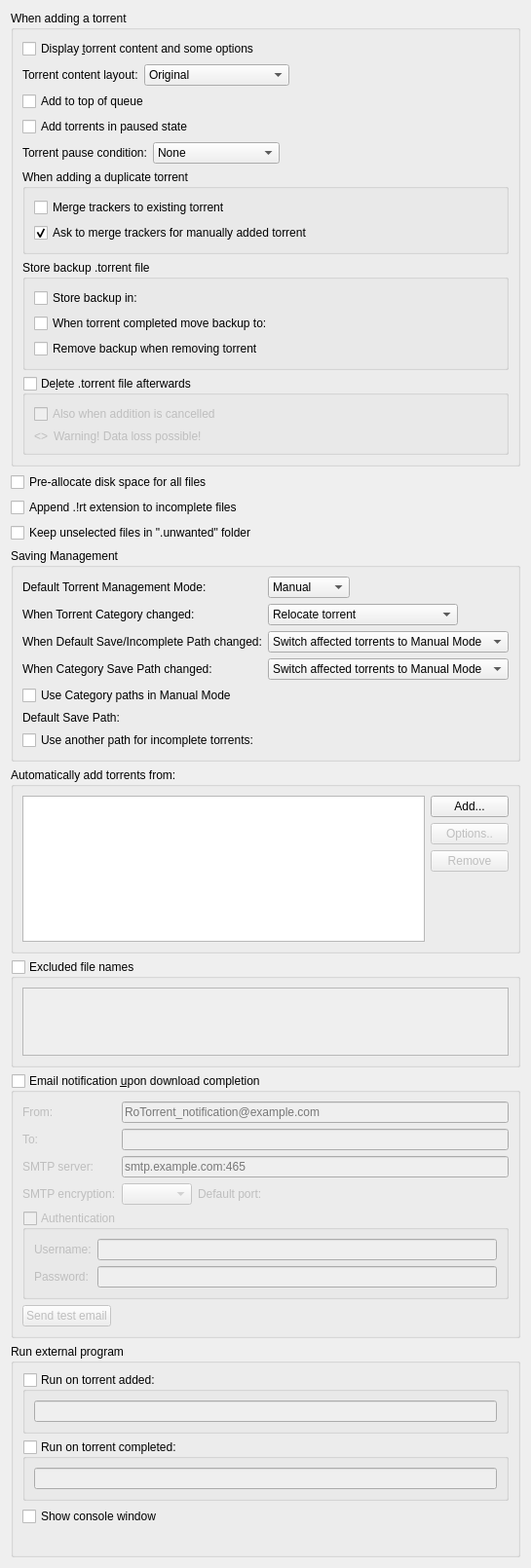
          <widget class="QWidget" name="scrollAreaWidgetContents_2">
           <property name="geometry">
            <rect>
             <x>0</x>
             <y>0</y>
             <width>539</width>
             <height>1457</height>
            </rect>
           </property>
           <layout class="QVBoxLayout" name="verticalLayout">
            <item>
             <widget class="QGroupBox" name="torrentAdditionBox">
              <property name="title">
               <string>When adding a torrent</string>
              </property>
              <layout class="QVBoxLayout" name="torrentAdditionBoxLayout">
               <item>
                <widget class="QCheckBox" name="checkAdditionDialog">
                 <property name="text">
                  <string>Display &amp;torrent content and some options</string>
                 </property>
                 </widget>
               </item>
               <item>
                <layout class="QHBoxLayout" name="horizontalLayout_19">
                 <item>
                  <widget class="QLabel" name="contentLayoutLabel">
                   <property name="text">
                    <string>Torrent content layout:</string>
                   </property>
                  </widget>
                 </item>
                 <item>
                  <widget class="QComboBox" name="contentLayoutComboBox">
                   <property name="currentIndex">
                    <number>0</number>
                   </property>
                   <item>
                    <property name="text">
                     <string>Original</string>
                    </property>
                   </item>
                   <item>
                    <property name="text">
                     <string>Create subfolder</string>
                    </property>
                   </item>
                   <item>
                    <property name="text">
                     <string>Don't create subfolder</string>
                    </property>
                   </item>
                  </widget>
                 </item>
                 <item>
                  <spacer name="horizontalSpacer_20">
                   <property name="orientation">
                    <enum>Qt::Orientation::Horizontal</enum>
                   </property>
                   <property name="sizeHint" stdset="0">
                    <size>
                     <width>40</width>
                     <height>20</height>
                    </size>
                   </property>
                  </spacer>
                 </item>
                </layout>
               </item>
               <item>
                <widget class="QCheckBox" name="checkAddToQueueTop">
                 <property name="toolTip">
                  <string>The torrent will be added to the top of the download queue</string>
                 </property>
                 <property name="text">
                  <string extracomment="The torrent will be added to the top of the download queue">Add to top of queue</string>
                 </property>
                </widget>
               </item>
               <item>
                <widget class="QCheckBox" name="checkAddStopped">
                 <property name="toolTip">
                  <string>The torrent will be added to download list in a stopped state</string>
                 </property>
                 <property name="text">
                  <string extracomment="The torrent will be added to download list in a stopped state">Add torrents in paused state</string>
                 </property>
                </widget>
               </item>
               <item>
                <layout class="QHBoxLayout" name="stopConditionLayout">
                 <item>
                  <widget class="QLabel" name="stopConditionLabel">
                   <property name="text">
                    <string>Torrent pause condition:</string>
                   </property>
                  </widget>
                 </item>
                 <item>
                  <widget class="QComboBox" name="stopConditionComboBox">
                   <property name="currentIndex">
                    <number>0</number>
                   </property>
                   <item>
                    <property name="text">
                     <string>None</string>
                    </property>
                   </item>
                   <item>
                    <property name="text">
                     <string>Metadata received</string>
                    </property>
                   </item>
                   <item>
                    <property name="text">
                     <string>Files checked</string>
                    </property>
                   </item>
                  </widget>
                 </item>
                 <item>
                  <spacer name="stopConditionSpacer">
                   <property name="orientation">
                    <enum>Qt::Orientation::Horizontal</enum>
                   </property>
                   <property name="sizeHint" stdset="0">
                    <size>
                     <width>40</width>
                     <height>20</height>
                    </size>
                   </property>
                  </spacer>
                 </item>
                </layout>
               </item>
               <item>
                <widget class="QGroupBox" name="duplicateTorrentGroup">
                 <property name="title">
                  <string>When adding a duplicate torrent</string>
                 </property>
                 <layout class="QVBoxLayout" name="duplicateTorrentBoxLayout">
                  <item>
                   <widget class="QCheckBox" name="checkMergeTrackers">
                    <property name="text">
                     <string>Merge trackers to existing torrent</string>
                    </property>
                    <property name="checked">
                     <bool>false</bool>
                    </property>
                   </widget>
                  </item>
                  <item>
                   <widget class="QCheckBox" name="checkConfirmMergeTrackers">
                    <property name="text">
                     <string>Ask to merge trackers for manually added torrent</string>
                    </property>
                    <property name="checked">
                     <bool>true</bool>
                    </property>
                   </widget>
                  </item>
                 </layout>
                </widget>
               </item>
               <item>
                <widget class="QGroupBox" name="backupTorrentFileGroupBox">
                 <property name="title">
                  <string>Store backup .torrent file</string>
                 </property>
                 <layout class="QGridLayout" name="backupTorrentFileLayout">
                  <item row="0" column="0">
                   <widget class="QCheckBox" name="backupDirCheckBox">
                    <property name="text">
                     <string>Store backup in:</string>
                    </property>
                   </widget>
                  </item>
                  <item row="0" column="1">
                   <widget class="FileSystemPathLineEdit" name="backupDirPathEdit" native="true"/>
                  </item>
                  <item row="1" column="0">
                   <widget class="QCheckBox" name="finishedBackupDirCheckBox">
                    <property name="text">
                     <string>When torrent completed move backup to:</string>
                    </property>
                   </widget>
                  </item>
                  <item row="1" column="1">
                   <widget class="FileSystemPathLineEdit" name="finishedBackupDirPathEdit" native="true"/>
                  </item>
                  <item row="2" column="0" colspan="2">
                   <widget class="QCheckBox" name="removeBackupTorrentFileCheckBox">
                    <property name="text">
                     <string>Remove backup when removing torrent</string>
                    </property>
                   </widget>
                  </item>
                 </layout>
                </widget>
               </item>
               <item>
                <widget class="QGroupBox" name="deleteTorrentBox">
                 <property name="toolTip">
                  <string>Whether the .torrent file should be deleted after adding it</string>
                 </property>
                 <property name="title">
                  <string>De&amp;lete .torrent file afterwards </string>
                 </property>
                 <property name="checkable">
                  <bool>true</bool>
                 </property>
                 <property name="checked">
                  <bool>false</bool>
                 </property>
                 <layout class="QVBoxLayout" name="deleteTorrentBoxLayout">
                  <item>
                   <widget class="QCheckBox" name="deleteCancelledTorrentBox">
                    <property name="toolTip">
                     <string>Also delete .torrent files whose addition was cancelled</string>
                    </property>
                    <property name="text">
                     <string>Also when addition is cancelled</string>
                    </property>
                   </widget>
                  </item>
                  <item>
                   <layout class="QHBoxLayout" name="deleteTorrentWarningLayout">
                    <item>
                     <widget class="QLabel" name="deleteTorrentWarningIcon">
                      <property name="sizePolicy">
                       <sizepolicy hsizetype="Fixed" vsizetype="Preferred">
                        <horstretch>0</horstretch>
                        <verstretch>0</verstretch>
                       </sizepolicy>
                      </property>
                      <property name="text">
                       <string notr="true">&lt;&gt;</string>
                      </property>
                     </widget>
                    </item>
                    <item>
                     <widget class="QLabel" name="deleteTorrentWarningLabel">
                      <property name="text">
                       <string>Warning! Data loss possible!</string>
                      </property>
                     </widget>
                    </item>
                   </layout>
                  </item>
                 </layout>
                </widget>
               </item>
              </layout>
             </widget>
            </item>
            <item>
             <widget class="QCheckBox" name="checkPreallocateAll">
              <property name="toolTip">
               <string>Allocate full file sizes on disk before starting downloads, to minimize fragmentation. Only useful for HDDs.</string>
              </property>
              <property name="text">
               <string>Pre-allocate disk space for all files</string>
              </property>
             </widget>
            </item>
            <item>
             <widget class="QCheckBox" name="checkAppendqB">
              <property name="text">
               <string>Append .!rt extension to incomplete files</string>
              </property>
             </widget>
            </item>
            <item>
             <widget class="QCheckBox" name="checkUnwantedFolder">
              <property name="text">
               <string>Keep unselected files in ".unwanted" folder</string>
              </property>
             </widget>
            </item>
            <item>
             <widget class="QGroupBox" name="groupSavingManagement">
              <property name="title">
               <string>Saving Management</string>
              </property>
              <layout class="QVBoxLayout" name="groupSavingManagementLayout">
               <item>
                <layout class="QGridLayout" name="gridLayout_3">
                 <item row="0" column="0">
                  <widget class="QLabel" name="label_40">
                   <property name="text">
                    <string>Default Torrent Management Mode:</string>
                   </property>
                  </widget>
                 </item>
                 <item row="0" column="1">
                  <layout class="QHBoxLayout" name="horizontalLayout_70">
                   <property name="spacing">
                    <number>10</number>
                   </property>
                   <item>
                    <widget class="QComboBox" name="comboSavingMode">
                     <property name="toolTip">
                      <string>Automatic: Various torrent properties (e.g. save path) will be decided by the associated category
Manual: Various torrent properties (e.g. save path) must be assigned manually</string>
                     </property>
                     <item>
                      <property name="text">
                       <string>Manual</string>
                      </property>
                     </item>
                     <item>
                      <property name="text">
                       <string>Automatic</string>
                      </property>
                     </item>
                    </widget>
                   </item>
                   <item>
                    <spacer name="horizontalSpacer_160">
                     <property name="orientation">
                      <enum>Qt::Orientation::Horizontal</enum>
                     </property>
                     <property name="sizeHint" stdset="0">
                      <size>
                       <width>40</width>
                       <height>20</height>
                      </size>
                     </property>
                    </spacer>
                   </item>
                  </layout>
                 </item>
                 <item row="1" column="0">
                  <widget class="QLabel" name="labelTorrentCategoryChanged">
                   <property name="text">
                    <string>When Torrent Category changed:</string>
                   </property>
                  </widget>
                 </item>
                 <item row="1" column="1">
                  <layout class="QHBoxLayout" name="horizontalLayout_14">
                   <item>
                    <widget class="QComboBox" name="comboTorrentCategoryChanged">
                     <item>
                      <property name="text">
                       <string>Relocate torrent</string>
                      </property>
                     </item>
                     <item>
                      <property name="text">
                       <string>Switch torrent to Manual Mode</string>
                      </property>
                     </item>
                    </widget>
                   </item>
                   <item>
                    <spacer name="horizontalSpacer_17">
                     <property name="orientation">
                      <enum>Qt::Orientation::Horizontal</enum>
                     </property>
                     <property name="sizeHint" stdset="0">
                      <size>
                       <width>40</width>
                       <height>20</height>
                      </size>
                     </property>
                    </spacer>
                   </item>
                  </layout>
                 </item>
                 <item row="2" column="0">
                  <widget class="QLabel" name="labelCategoryDefaultPathChanged">
                   <property name="text">
                    <string>When Default Save/Incomplete Path changed:</string>
                   </property>
                  </widget>
                 </item>
                 <item row="2" column="1">
                  <layout class="QHBoxLayout" name="horizontalLayout_15">
                   <item>
                    <widget class="QComboBox" name="comboCategoryDefaultPathChanged">
                     <property name="currentIndex">
                      <number>1</number>
                     </property>
                     <item>
                      <property name="text">
                       <string>Relocate affected torrents</string>
                      </property>
                     </item>
                     <item>
                      <property name="text">
                       <string>Switch affected torrents to Manual Mode</string>
                      </property>
                     </item>
                    </widget>
                   </item>
                   <item>
                    <spacer name="horizontalSpacer_18">
                     <property name="orientation">
                      <enum>Qt::Orientation::Horizontal</enum>
                     </property>
                     <property name="sizeHint" stdset="0">
                      <size>
                       <width>40</width>
                       <height>20</height>
                      </size>
                     </property>
                    </spacer>
                   </item>
                  </layout>
                 </item>
                 <item row="3" column="0">
                  <widget class="QLabel" name="labelCategoryChanged">
                   <property name="text">
                    <string>When Category Save Path changed:</string>
                   </property>
                  </widget>
                 </item>
                 <item row="3" column="1">
                  <layout class="QHBoxLayout" name="horizontalLayout_17">
                   <item>
                    <widget class="QComboBox" name="comboCategoryChanged">
                     <property name="currentIndex">
                      <number>1</number>
                     </property>
                     <item>
                      <property name="text">
                       <string>Relocate affected torrents</string>
                      </property>
                     </item>
                     <item>
                      <property name="text">
                       <string>Switch affected torrents to Manual Mode</string>
                      </property>
                     </item>
                    </widget>
                   </item>
                   <item>
                    <spacer name="horizontalSpacer_19">
                     <property name="orientation">
                      <enum>Qt::Orientation::Horizontal</enum>
                     </property>
                     <property name="sizeHint" stdset="0">
                      <size>
                       <width>40</width>
                       <height>20</height>
                      </size>
                     </property>
                    </spacer>
                   </item>
                  </layout>
                 </item>
                </layout>
               </item>
               <item>
                <widget class="QCheckBox" name="checkUseCategoryPaths">
                 <property name="toolTip">
                  <string>Resolve relative Save Path against appropriate Category path instead of Default one</string>
                 </property>
                 <property name="text">
                  <string>Use Category paths in Manual Mode</string>
                 </property>
                </widget>
               </item>
               <item>
                <layout class="QGridLayout" name="gridLayout_4">
                 <item row="0" column="0">
                  <widget class="QLabel" name="labelSavePath">
                   <property name="text">
                    <string>Default Save Path:</string>
                   </property>
                  </widget>
                 </item>
                 <item row="0" column="1">
                  <widget class="FileSystemPathLineEdit" name="textSavePath" native="true"/>
                 </item>
                 <item row="1" column="0">
                  <widget class="QCheckBox" name="checkUseDownloadPath">
                   <property name="text">
                    <string>Use another path for incomplete torrents:</string>
                   </property>
                  </widget>
                 </item>
                 <item row="1" column="1">
                  <widget class="FileSystemPathLineEdit" name="textDownloadPath" native="true"/>
                 </item>
                </layout>
               </item>
              </layout>
             </widget>
            </item>
            <item>
             <widget class="QGroupBox" name="groupBox_2">
              <property name="title">
               <string>Automatically add torrents from:</string>
              </property>
              <layout class="QVBoxLayout" name="verticalLayout_38">
               <item>
                <layout class="QHBoxLayout" name="horizontalLayout_16">
                 <item>
                  <widget class="QTreeView" name="scanFoldersView">
                   <property name="sizePolicy">
                    <sizepolicy hsizetype="Expanding" vsizetype="Expanding">
                     <horstretch>0</horstretch>
                     <verstretch>1</verstretch>
                    </sizepolicy>
                   </property>
                   <property name="minimumSize">
                    <size>
                     <width>250</width>
                     <height>150</height>
                    </size>
                   </property>
                   <property name="editTriggers">
                    <set>QAbstractItemView::EditTrigger::AllEditTriggers</set>
                   </property>
                   <property name="selectionMode">
                    <enum>QAbstractItemView::SelectionMode::SingleSelection</enum>
                   </property>
                   <property name="selectionBehavior">
                    <enum>QAbstractItemView::SelectionBehavior::SelectRows</enum>
                   </property>
                   <property name="textElideMode">
                    <enum>Qt::TextElideMode::ElideNone</enum>
                   </property>
                   <property name="rootIsDecorated">
                    <bool>false</bool>
                   </property>
                   <attribute name="headerDefaultSectionSize">
                    <number>80</number>
                   </attribute>
                   <attribute name="headerStretchLastSection">
                    <bool>false</bool>
                   </attribute>
                  </widget>
                 </item>
                 <item>
                  <layout class="QVBoxLayout" name="verticalLayout_37">
                   <item>
                    <widget class="QPushButton" name="addWatchedFolderButton">
                     <property name="text">
                      <string>Add...</string>
                     </property>
                    </widget>
                   </item>
                   <item>
                    <widget class="QPushButton" name="editWatchedFolderButton">
                     <property name="enabled">
                      <bool>false</bool>
                     </property>
                     <property name="text">
                      <string>Options..</string>
                     </property>
                    </widget>
                   </item>
                   <item>
                    <widget class="QPushButton" name="removeWatchedFolderButton">
                     <property name="enabled">
                      <bool>false</bool>
                     </property>
                     <property name="text">
                      <string>Remove</string>
                     </property>
                    </widget>
                   </item>
                   <item>
                    <spacer name="verticalSpacer_6">
                     <property name="orientation">
                      <enum>Qt::Orientation::Vertical</enum>
                     </property>
                     <property name="sizeHint" stdset="0">
                      <size>
                       <width>20</width>
                       <height>40</height>
                      </size>
                     </property>
                    </spacer>
                   </item>
                  </layout>
                 </item>
                </layout>
               </item>
              </layout>
             </widget>
            </item>
            <item>
             <widget class="QGroupBox" name="groupExcludedFileNames">
              <property name="title">
               <string>Excluded file names</string>
              </property>
              <property name="checkable">
               <bool>true</bool>
              </property>
              <property name="checked">
               <bool>false</bool>
              </property>
              <layout class="QVBoxLayout" name="verticalLayout_311">
               <item>
                <widget class="QPlainTextEdit" name="textExcludedFileNames">
                 <property name="toolTip">
                  <string>Blacklist filtered file names from being downloaded from torrent(s).
Files matching any of the filters in this list will have their priority automatically set to "Do not download".

Use newlines to separate multiple entries. Can use wildcards as outlined below.
*: matches zero or more of any characters.
?: matches any single character.
[...]: sets of characters can be represented in square brackets.

Examples
*.exe: filter '.exe' file extension.
readme.txt: filter exact file name.
?.txt: filter 'a.txt', 'b.txt' but not 'aa.txt'.
readme[0-9].txt: filter 'readme1.txt', 'readme2.txt' but not 'readme10.txt'.</string>
                 </property>
                 <property name="tabChangesFocus">
                  <bool>true</bool>
                 </property>
                 <property name="lineWrapMode">
                  <enum>QPlainTextEdit::LineWrapMode::NoWrap</enum>
                 </property>
                </widget>
               </item>
              </layout>
             </widget>
            </item>
            <item>
             <widget class="QGroupBox" name="groupMailNotification">
              <property name="title">
               <string>Email notification &amp;upon download completion</string>
              </property>
              <property name="checkable">
               <bool>true</bool>
              </property>
              <property name="checked">
               <bool>false</bool>
              </property>
              <layout class="QVBoxLayout" name="verticalLayout_171">
               <item>
                <layout class="QGridLayout" name="gridLayout_9">
                 <item row="0" column="0">
                  <widget class="QLabel" name="label_25">
                   <property name="toolTip">
                    <string>Sender</string>
                   </property>
                   <property name="text">
                    <string comment="From sender">From:</string>
                   </property>
                  </widget>
                 </item>
                 <item row="0" column="1">
                  <widget class="QLineEdit" name="senderEmailTxt">
                   <property name="placeholderText">
                    <string notr="true">RoTorrent_notification@example.com</string>
                   </property>
                  </widget>
                 </item>
                 <item row="1" column="0">
                  <widget class="QLabel" name="label_2">
                   <property name="toolTip">
                    <string>Receiver</string>
                   </property>
                   <property name="text">
                    <string comment="To receiver">To:</string>
                   </property>
                  </widget>
                 </item>
                 <item row="1" column="1">
                  <widget class="QLineEdit" name="lineEditDestEmail"/>
                 </item>
                 <item row="2" column="0">
                  <widget class="QLabel" name="label_3">
                   <property name="text">
                    <string>SMTP server:</string>
                   </property>
                  </widget>
                 </item>
                 <item row="2" column="1">
                  <widget class="QLineEdit" name="lineEditSMTPServer">
                   <property name="placeholderText">
                    <string notr="true">smtp.example.com:465</string>
                   </property>
                  </widget>
                 </item>
                 <item row="3" column="0">
                  <widget class="QLabel" name="labelSMTPEncryption">
                   <property name="text">
                    <string>SMTP encryption:</string>
                   </property>
                  </widget>
                 </item>
                 <item row="3" column="1">
                  <layout class="QHBoxLayout" name="layoutSMTPEncryption">
                   <item>
                    <widget class="QComboBox" name="comboSMTPEncryption"/>
                   </item>
                   <item>
                    <widget class="QLabel" name="labelSMTPEncryptionPortInfo">
                     <property name="text">
                      <string>Default port: </string>
                     </property>
                    </widget>
                   </item>
                   <item>
                    <spacer name="horizontalSMTPEncryptionSpacer">
                     <property name="orientation">
                      <enum>Qt::Orientation::Horizontal</enum>
                     </property>
                     <property name="sizeHint" stdset="0">
                      <size>
                       <width>20</width>
                       <height>20</height>
                      </size>
                     </property>
                    </spacer>
                   </item>
                  </layout>
                 </item>
                </layout>
               </item>
               <item>
                <widget class="QGroupBox" name="groupMailNotifAuth">
                 <property name="title">
                  <string>Authentication</string>
                 </property>
                 <property name="checkable">
                  <bool>true</bool>
                 </property>
                 <property name="checked">
                  <bool>false</bool>
                 </property>
                 <layout class="QFormLayout" name="formLayout_2">
                  <item row="0" column="0">
                   <widget class="QLabel" name="label_7">
                    <property name="text">
                     <string>Username:</string>
                    </property>
                   </widget>
                  </item>
                  <item row="0" column="1">
                   <widget class="QLineEdit" name="mailNotifUsername"/>
                  </item>
                  <item row="1" column="0">
                   <widget class="QLabel" name="label_8">
                    <property name="text">
                     <string>Password:</string>
                    </property>
                   </widget>
                  </item>
                  <item row="1" column="1">
                   <widget class="QLineEdit" name="mailNotifPassword">
                    <property name="echoMode">
                     <enum>QLineEdit::EchoMode::Password</enum>
                    </property>
                   </widget>
                  </item>
                 </layout>
                </widget>
               </item>
               <item>
                <widget class="QPushButton" name="sendTestEmail">
                 <property name="sizePolicy">
                  <sizepolicy hsizetype="Fixed" vsizetype="Fixed">
                   <horstretch>0</horstretch>
                   <verstretch>0</verstretch>
                  </sizepolicy>
                 </property>
                 <property name="text">
                  <string>Send test email</string>
                 </property>
                </widget>
               </item>
              </layout>
             </widget>
            </item>
            <item>
             <widget class="QGroupBox" name="autoRunBox">
              <property name="title">
               <string>Run external program</string>
              </property>
              <layout class="QVBoxLayout" name="verticalLayout_19">
               <item>
                <widget class="QGroupBox" name="groupBoxRunOnAdded">
                 <property name="title">
                  <string>Run on torrent added:</string>
                 </property>
                 <property name="checkable">
                  <bool>true</bool>
                 </property>
                 <property name="checked">
                  <bool>false</bool>
                 </property>
                 <layout class="QVBoxLayout" name="verticalLayout_39">
                  <item>
                   <widget class="QLineEdit" name="lineEditRunOnAdded"/>
                  </item>
                 </layout>
                </widget>
               </item>
               <item>
                <widget class="QGroupBox" name="groupBoxRunOnFinished">
                 <property name="title">
                  <string>Run on torrent completed:</string>
                 </property>
                 <property name="checkable">
                  <bool>true</bool>
                 </property>
                 <property name="checked">
                  <bool>false</bool>
                 </property>
                 <layout class="QVBoxLayout" name="verticalLayout_36">
                  <item>
                   <widget class="QLineEdit" name="lineEditRunOnFinished"/>
                  </item>
                 </layout>
                </widget>
               </item>
               <item>
                <widget class="QCheckBox" name="autoRunConsole">
                 <property name="text">
                  <string>Show console window</string>
                 </property>
                </widget>
               </item>
               <item>
                <widget class="QLabel" name="labelAutoRunParam">
                 <property name="wordWrap">
                  <bool>true</bool>
                 </property>
                </widget>
               </item>
              </layout>
             </widget>
            </item>
           </layout>
          </widget>
